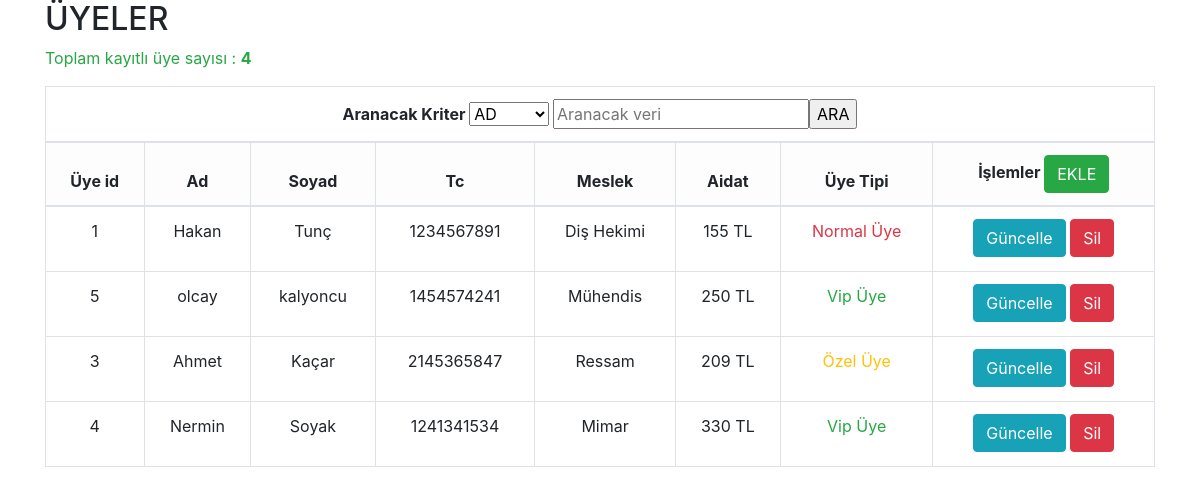
The page / on the database its author committed.
### tables this page shows
CREATE TABLE IF NOT EXISTS `kisisel` (
  `id` int(11) NOT NULL AUTO_INCREMENT,
  `ad` varchar(20) NOT NULL,
  `soyad` varchar(20) NOT NULL,
  `tc` int(11) NOT NULL,
  `meslek` varchar(15) NOT NULL,
  `aidat` float NOT NULL,
  `yetki` tinyint(4) NOT NULL,
  PRIMARY KEY (`id`)
);

### dahili.php (the view, shortened to what this page needs)
<?php
class ufaktefek {
	 public static function listele($v) {
	$s="select * from kisisel";
	$tumveri=$v->prepare($s);
	$tumveri->execute();
	$sonuc=$tumveri->get_result();
	if ($sonuc->num_rows==0):
	?>
      <tr class="table-danger">
      <td colspan="8"><p class="text-danger" style="padding:0; margin:0;">Kayıtlı üye bulunmamaktadır.</p></td>
      </tr>
      <?php
	  else :
	while ($satir = $sonuc->fetch_assoc()):
	echo ' <tr>
      	<td>'.$satir["id"].'</td>
        <td>'.$satir["ad"].'</td>
        <td>'.$satir["soyad"].'</td>
        <td>'.$satir["tc"].'</td>
        <td>'.$satir["meslek"].'</td>
        <td>'.$satir["aidat"].' TL</td>
        <td>'.ufaktefek::yetki($satir["yetki"]).'</td>
        <td style="text-align:center;"><a href="index.php?islem=guncelle&id='.$satir["id"].'" class="btn btn-info" >Güncelle</a>
        <a href="index.php?islem=sil&id='.$satir["id"].'" class="btn btn-danger" >Sil</a>
        </td>
      </tr>
	';
	endwhile;
	  endif;
	}
	public static function yetki($veri) {
		if ($veri==1) :
		return $sondurum='<p class="text-danger">Normal Üye</p>';
		elseif ($veri==2) :
		return $sondurum='<p class="text-warning">Özel Üye</p>';
		elseif ($veri==3) :
		return $sondurum='<p class="text-success">Vip Üye</p>';
		endif;
	}
	?>
<?php
public static function aramaform() {
	?>
    <form action="index.php?islem=aramasonuc" method="post">
        Aranacak Kriter <select name="kriter">
        <option value="ad">AD</option>
        </select>
        <input type="text" name="ara" placeholder="Aranacak veri" /><input name="buton" type="submit" value="ARA"/></form>
        <?php
}
	?>
 			 <?php
public static function satirsayisi($zum)
{
	$s="select * from kisisel";
	$tumveri=$zum->prepare($s);
	$tumveri->execute();
	$sonuc=$tumveri->get_result();
	echo '<p class="text-success">Toplam kayıtlı üye sayısı : <strong>'.$sonuc->num_rows .'</strong></p>';
}
}
?>

### index.php (shortened to what this page needs)
<?php require_once("dahili.php"); ?>
<!DOCTYPE html PUBLIC "-//W3C//DTD XHTML 1.0 Transitional//EN" "http://www.w3.org/TR/xhtml1/DTD/xhtml1-transitional.dtd">
<html xmlns="http://www.w3.org/1999/xhtml">
<link rel="stylesheet" href="https://stackpath.bootstrapcdn.com/bootstrap/4.1.3/css/bootstrap.min.css">
<head>
</head>
<body>
<?php
@$islem=$_GET["islem"];
switch ($islem):
	?>
	<?php
default:
?>
<div class="container">
  <h2>ÜYELER</h2> <?php ufaktefek::satirsayisi($db); ?>
   <table class="table  table-bordered table-hover" style="text-align:center">
   <thead>
      <tr>
        <th colspan="8"><?php ufaktefek::aramaform(); ?></th>
      </tr>
    </thead>
    <thead>
      <tr class="table-light">
        <th>Üye id</th>
        <th>Ad</th>
        <th>Soyad</th>
        <th>Tc</th>
        <th>Meslek</th>
        <th>Aidat</th>
        <th>Üye Tipi</th>
        <th>İşlemler <a href="index.php?islem=ekle" class="btn btn-success">EKLE</a></th>
      </tr>
    </thead>
    <tbody>
     <?php  ufaktefek::listele($db); ?>
    </tbody>
  </table>
</div>
<?php
endswitch;
?>
</body>
</html>

### rows shown on the page
kisisel: id "1", ad "Hakan", soyad "Tunç", tc "1234567891", meslek "Diş Hekimi", aidat "155", yetki "Normal Üye"
kisisel: id "5", ad "olcay", soyad "kalyoncu", tc "1454574241", meslek "Mühendis", aidat "250", yetki "Vip Üye"
kisisel: id "3", ad "Ahmet", soyad "Kaçar", tc "2145365847", meslek "Ressam", aidat "209", yetki "Özel Üye"
kisisel: id "4", ad "Nermin", soyad "Soyak", tc "1241341534", meslek "Mimar", aidat "330", yetki "Vip Üye"

### other values the page prints
$sonuc->num_rows "4"
